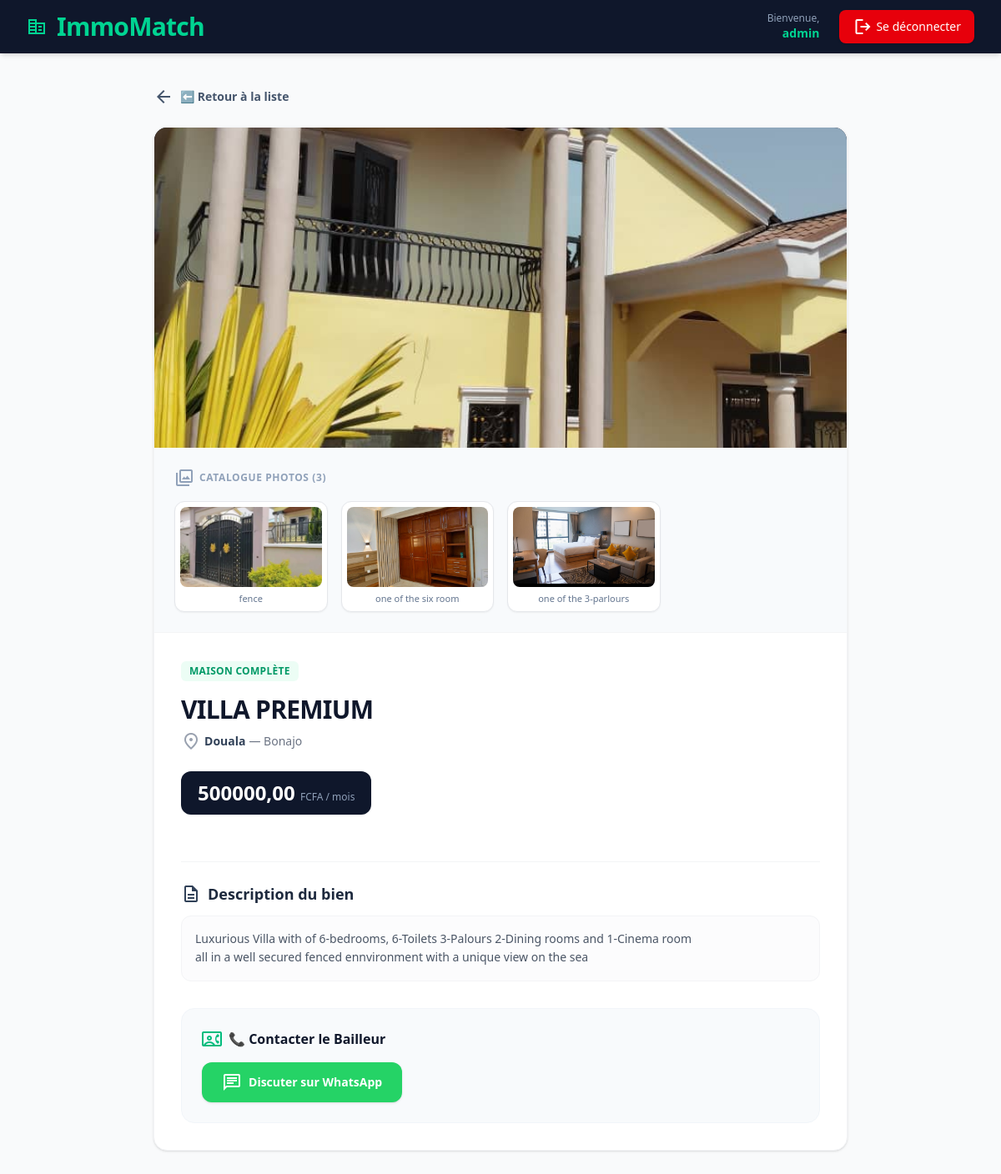
Screenshot of /house/1/ (signed in) with the database file from the repository.
### listings/models.py (models this page shows, shortened)
class House(models.Model):
    PROPERTY_TYPES = [
        ('studio', 'Studio'),
        ('apartment', 'Appartement'),
        ('house', 'Maison Complète'),
        ('room', 'Chambre'),
    ]
    title = models.CharField(max_length=200)
    description = models.TextField()
    city = models.CharField(max_length=100)
    neighborhood = models.CharField(max_length=100)
    price = models.DecimalField(max_digits=10, decimal_places=2)
    property_type = models.CharField(max_length=20, choices=PROPERTY_TYPES)
    main_image = models.ImageField(upload_to='houses/main/', blank=True, null=True)
    agent_phone = models.CharField(max_length=20)
    created_at = models.DateTimeField(auto_now_add=True)

class HouseImage(models.Model):
    house = models.ForeignKey(House, on_delete=models.CASCADE, related_name='images')
    image = models.ImageField(upload_to='houses/catalog/')
    caption = models.CharField(max_length=100, blank=True, null=True)

### listings/views.py (the view)
# urls.py: path('house/<int:pk>/', views.house_detail, name='house_detail'),
def house_detail(request, pk):
    house = get_object_or_404(House, pk=pk)
    lang = request.session.get('django_language', 'fr')
    text = TRANSLATIONS[lang]
    if request.user.is_authenticated:
        x_forwarded_for = request.META.get('HTTP_X_FORWARDED_FOR')
        if x_forwarded_for:
            ip = x_forwarded_for.split(',')[0]
        else:
            ip = request.META.get('REMOTE_ADDR')
        user_agent = request.META.get('HTTP_USER_AGENT', 'Inconnu')
        logger.info(
            f"Utilisateur: {request.user.username} (ID: {request.user.id}) | "
            f"IP: {ip} | "
            f"A consulté le contact WhatsApp du bailleur pour le logement ID: {house.id} ({house.title}) | "
            f"Navigateur: {user_agent}"
        )
    context = {
        'house': house,
        'text': text,
        'current_lang': lang,
    }
    return render(request, 'listings/house_detail.html', context)

### listings/templates/listings/house_detail.html (shortened to what this page needs)
<!DOCTYPE html>
<html lang="{{ current_lang }}">
<head>
    <script src="https://cdn.jsdelivr.net/npm/@tailwindcss/browser@4"></script>
</head>
<body class="bg-gray-50 text-gray-800 font-sans antialiased">
    <nav class="bg-slate-900 text-white shadow-md sticky top-0 z-50">
        <div class="max-w-7xl mx-auto px-4 sm:px-6 lg:px-8">
            <div class="flex justify-between h-16 items-center">
                <a href="{% url 'listings:house_list' %}" class="flex items-center gap-3 text-3xl font-black tracking-tight text-emerald-400 hover:text-emerald-300 transition duration-200">
                    <span class="material-symbols-outlined text-4xl">corporate_fare</span>
                    ImmoMatch
                </a>
                <div class="flex items-center gap-6">
                    {% if user.is_authenticated %}
                        <div class="hidden sm:flex flex-col text-right">
                            <span class="text-xs text-slate-400">{{ text.welcome }},</span>
                            <span class="text-sm font-semibold text-emerald-400">{{ user.username }}</span>
                        </div>
                        <form method="post" action="{% url 'listings:logout' %}" class="m-0">
                            <button type="submit" class="flex items-center gap-1 bg-red-600 hover:bg-red-700 text-white text-sm font-medium py-2 px-4 rounded-lg transition shadow-sm cursor-pointer">
                                <span class="material-symbols-outlined text-sm">logout</span>
                                {{ text.logout }}
                            </button>
                        </form>
                    {% endif %}
                </div>
            </div>
        </div>
    </nav>
    <main class="max-w-4xl mx-auto px-4 sm:px-6 lg:px-8 py-10">
        <a href="{% url 'listings:house_list' %}" class="inline-flex items-center gap-2 text-sm font-bold text-slate-600 hover:text-slate-900 transition mb-6 group">
            <span class="material-symbols-outlined text-lg group-hover:-translate-x-1 transition duration-200">arrow_back</span>
            {{ text.back_list }}
        </a>
        <div class="bg-white rounded-2xl shadow-sm border border-gray-100 overflow-hidden">
            <div class="relative bg-slate-900 h-96 w-full">
                {% if house.main_image %}
                    <img src="{{ house.main_image.url }}" alt="{{ house.title }}" class="w-full h-full object-cover">
                {% else %}
                    <div class="w-full h-full flex flex-col items-center justify-center text-gray-500 gap-2 font-medium">
                        <span class="material-symbols-outlined text-5xl">hide_image</span>
                        {{ text.no_image }}
                    </div>
                {% endif %}
            </div>
            {% if house.images.all %}
                <div class="bg-slate-50 p-6 border-b border-gray-100">
                    <h4 class="text-xs font-bold text-slate-400 uppercase tracking-wider mb-4 flex items-center gap-1.5">
                        <span class="material-symbols-outlined text-base">collections</span>
                        Catalogue photos ({{ house.images.count }})
                    </h4>
                    <div class="grid grid-cols-2 sm:grid-cols-3 md:grid-cols-4 gap-4">
                        {% for item in house.images.all %}
                            <div class="bg-white p-1.5 rounded-xl shadow-xs border border-gray-200 overflow-hidden group">
                                <img src="{{ item.image.url }}" alt="{{ item.caption|default:house.title }}" class="w-full h-24 object-cover rounded-lg group-hover:scale-105 transition duration-300 cursor-pointer">
                                {% if item.caption %}
                                    <p class="text-[11px] text-slate-500 font-medium text-center mt-1.5 truncate px-1">{{ item.caption }}</p>
                                {% endif %}
                            </div>
                        {% endfor %}
                    </div>
                </div>
            {% endif %}
            <div class="p-6 sm:p-8">
                <span class="inline-block text-xs font-bold tracking-wide uppercase text-emerald-600 bg-emerald-50 px-2.5 py-1 rounded-md mb-4">
                    {{ house.get_property_type_display }}
                </span>
                <h1 class="text-3xl font-black text-slate-900 tracking-tight mb-2">{{ house.title }}</h1>
                <p class="text-sm text-gray-500 flex items-center gap-1 mb-6">
                    <span class="material-symbols-outlined text-base text-gray-400">location_on</span>
                    <span class="font-semibold text-slate-700">{{ house.city }}</span> — {{ house.neighborhood }}
                </p>
                <div class="bg-slate-900 inline-block text-white px-5 py-2.5 rounded-xl font-extrabold text-2xl shadow-xs mb-8">
                    {{ house.price }} <span class="text-xs font-normal text-slate-400">{{ text.price_per_month }}</span>
                </div>
                <hr class="border-gray-100 my-6">
                <h3 class="text-lg font-bold text-slate-800 mb-3 flex items-center gap-2">
                    <span class="material-symbols-outlined text-slate-700">description</span>
                    {{ text.description_title }}
                </h3>
                <p class="text-gray-600 leading-relaxed text-sm whitespace-pre-line bg-gray-50/50 p-4 rounded-xl border border-gray-100 mb-8">{{ house.description }}</p>
                <div class="bg-slate-50 rounded-2xl border border-slate-100 p-6">
                    <h3 class="text-base font-bold text-slate-900 mb-4 flex items-center gap-2">
                        <span class="material-symbols-outlined text-emerald-500">contact_phone</span>
                        {{ text.contact_landlord }}
                    </h3>
                    {% if user.is_authenticated %}
                        <a href="https://wa.me/{{ house.agent_phone }}" target="_blank" class="inline-flex items-center gap-2 bg-[#25D366] hover:bg-[#20ba56] text-white font-bold text-sm py-3 px-6 rounded-xl shadow-sm transition duration-200 cursor-pointer">
                            <span class="material-symbols-outlined">chat</span>
                            {{ text.whatsapp_btn }}
                        </a>
                    {% endif %}
                </div>
            </div>
        </div>
    </main>
</body>
</html>

### rows the page displays
House: main_image (picture), images.count "3", property_type "MAISON COMPLÈTE", title "VILLA PREMIUM", city "Douala", neighborhood "Bonajo", price "500000,00", description "Luxurious Villa with of 6-bedrooms, 6-Toilets 3-Palours 2-Dining rooms and 1-Cinema room all in a well secured fenced ennvironment with a unique view on the sea"
HouseImage: image (picture), caption "fence"
HouseImage: image (picture), caption "one of the six room"
HouseImage: image (picture), caption "one of the 3-parlours"

### other values shown
{{ text.welcome }} "Bienvenue"
{{ user.username }} "admin"
{{ text.logout }} "Se déconnecter"
{{ text.back_list }} "⬅️ Retour à la liste"
{{ text.price_per_month }} "FCFA / mois"
{{ text.description_title }} "Description du bien"
{{ text.contact_landlord }} "📞 Contacter le Bailleur"
{{ text.whatsapp_btn }} "Discuter sur WhatsApp"
